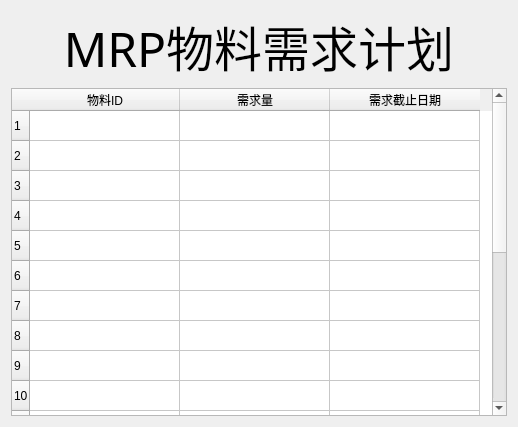
<?xml version="1.0" encoding="UTF-8"?>
<ui version="4.0">
 <class>Form</class>
 <widget class="QWidget" name="Form">
  <property name="geometry">
   <rect>
    <x>0</x>
    <y>0</y>
    <width>518</width>
    <height>427</height>
   </rect>
  </property>
  <property name="windowTitle">
   <string>Form</string>
  </property>
  <layout class="QVBoxLayout" name="verticalLayout">
   <item>
    <widget class="QLabel" name="label">
     <property name="font">
      <font>
       <family>Baoli SC</family>
       <pointsize>36</pointsize>
      </font>
     </property>
     <property name="text">
      <string>MRP物料需求计划</string>
     </property>
     <property name="alignment">
      <set>Qt::AlignCenter</set>
     </property>
    </widget>
   </item>
   <item>
    <widget class="QTableWidget" name="tableWidget">
     <property name="styleSheet">
      <string notr="true">font: 18pt &quot;STKaiti&quot;;</string>
     </property>
     <property name="rowCount">
      <number>20</number>
     </property>
     <attribute name="horizontalHeaderDefaultSectionSize">
      <number>150</number>
     </attribute>
     <row/>
     <row/>
     <row/>
     <row/>
     <row/>
     <row/>
     <row/>
     <row/>
     <row/>
     <row/>
     <row/>
     <row/>
     <row/>
     <row/>
     <row/>
     <row/>
     <row/>
     <row/>
     <row/>
     <row/>
     <column>
      <property name="text">
       <string>物料ID</string>
      </property>
     </column>
     <column>
      <property name="text">
       <string>需求量</string>
      </property>
     </column>
     <column>
      <property name="text">
       <string>需求截止日期</string>
      </property>
     </column>
    </widget>
   </item>
  </layout>
 </widget>
 <resources/>
 <connections/>
</ui>
